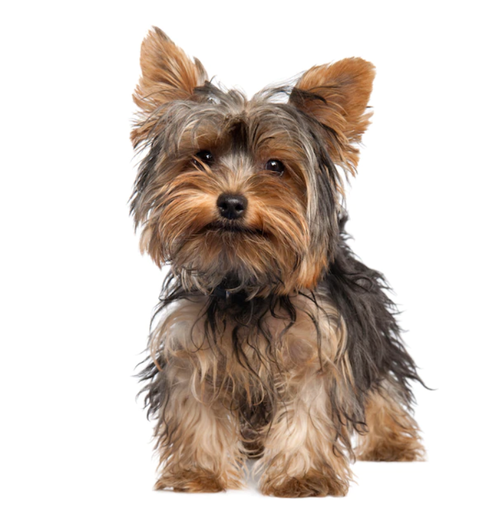
#> input picture Dataset/Target.png, 495 x 511 px, shrunk from 750 x 775 before the run
$ python quiz.py
#> lines starting #> are read from the running program, lines starting #| are printed output that depends on the picture
import cv2 as cv
import matplotlib.pyplot as plt
import os

base_path = './Dataset/Data'

img = cv.imread('./Dataset/Target.png')
#> img is the input picture: shape (511, 495, 3); mean B, G, R 189.3, 197.3, 208.6
img = cv.cvtColor(img, cv.COLOR_BGR2GRAY)
#> img: shape (511, 495)
img = cv.equalizeHist(img)
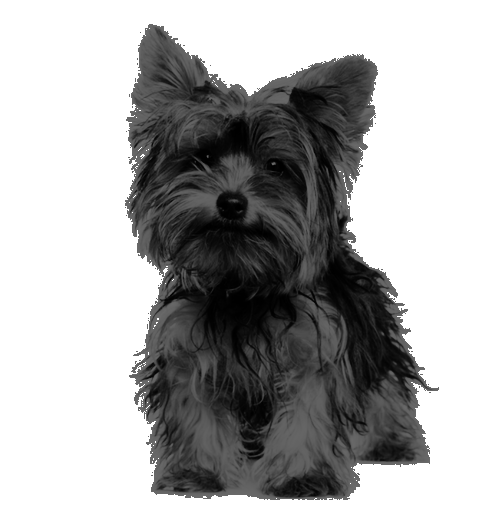
#> img: shape (511, 495); min 0, max 255, mean 171.1

dataset = []

for i in os.listdir(base_path):
    img_data = cv.imread(base_path + '/' + i)
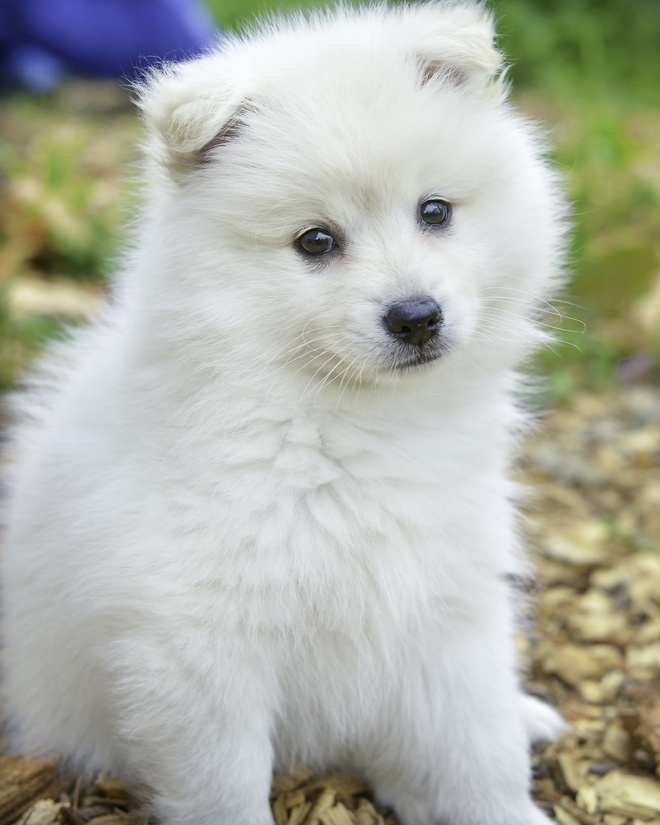
#> input picture Dataset/Data/1.jpg, 660 x 825 px, shrunk from 1000 x 1250 before the run
#> img_data is the input picture: shape (825, 660, 3); mean B, G, R 167.7, 178.4, 175.5
    img_data = cv.cvtColor(img_data, cv.COLOR_BGR2GRAY)
#> img_data: shape (825, 660)
    img_data = cv.equalizeHist(img_data)
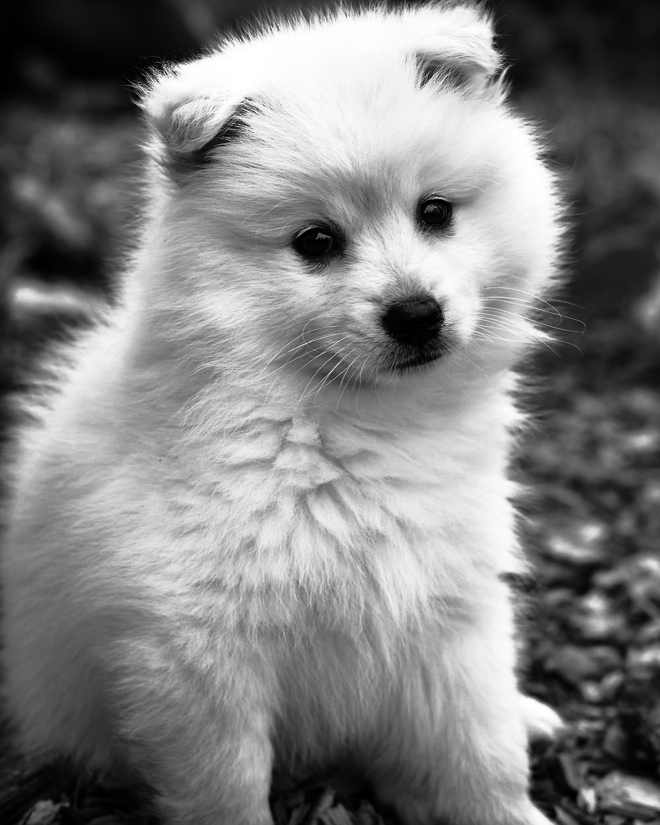
#> img_data: shape (825, 660); min 0, max 255, mean 128.5

    dataset.append(img_data)
#> pass 2 of the loop `for i in os.listdir(base_path):`:
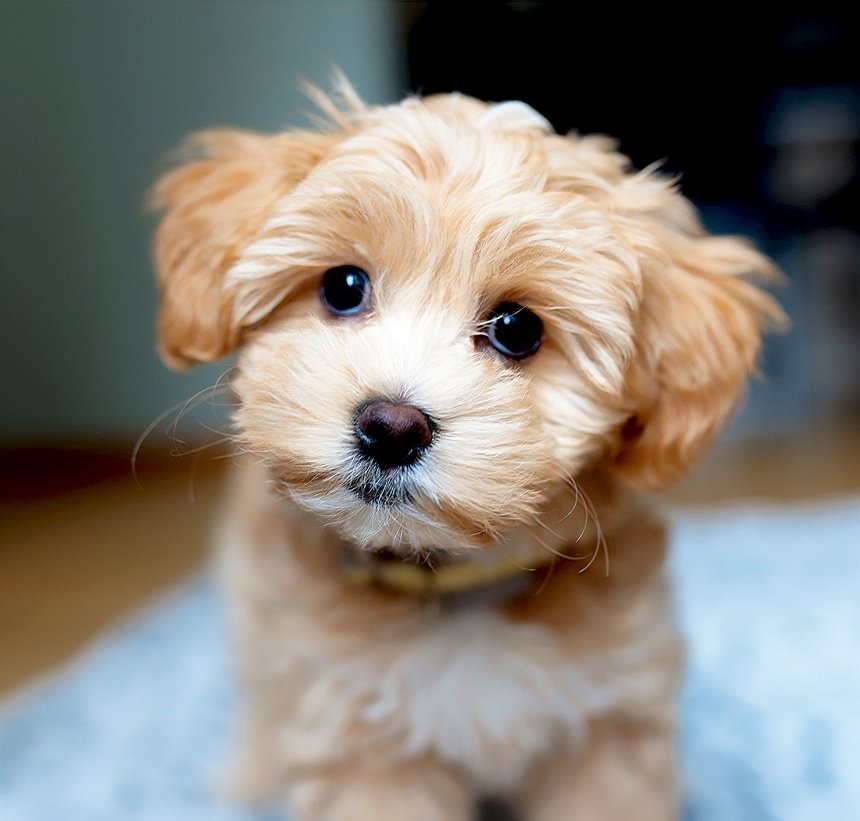
#> input picture Dataset/Data/10.jpg, 860 x 821 px, shrunk from 1303 x 1244 before the run
#> img_data is the input picture: shape (821, 860, 3); mean B, G, R 119, 127.3, 132.7
#> `img_data = cv.cvtColor(img_data, cv.COLOR_BGR2GRAY)`:
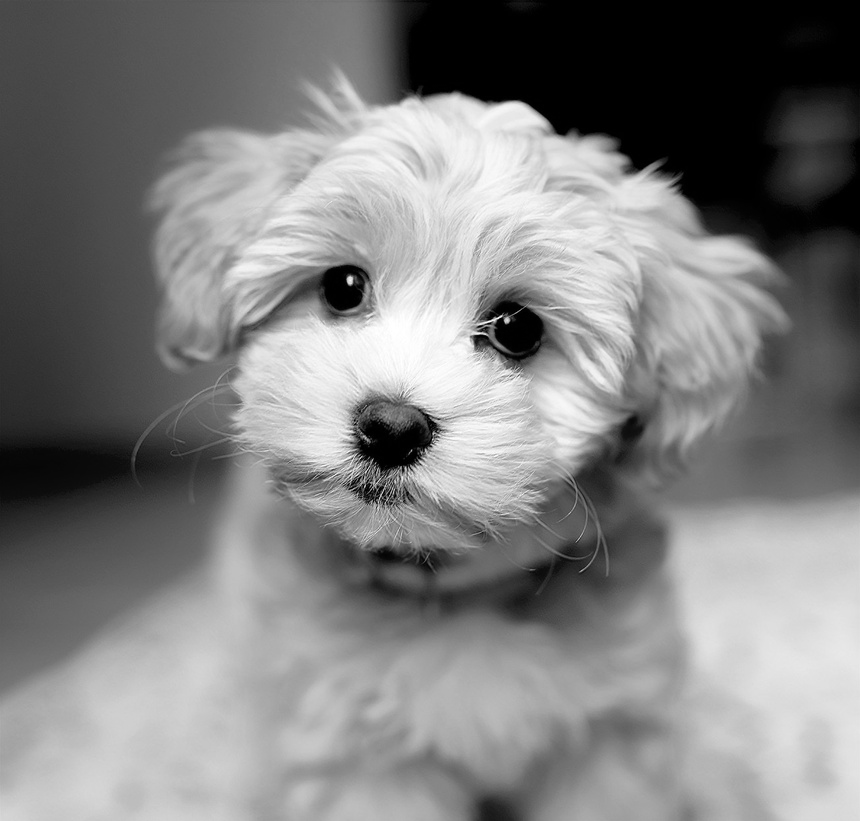
#> img_data: shape (821, 860); min 0, max 255, mean 128
#> `img_data = cv.equalizeHist(img_data)`:
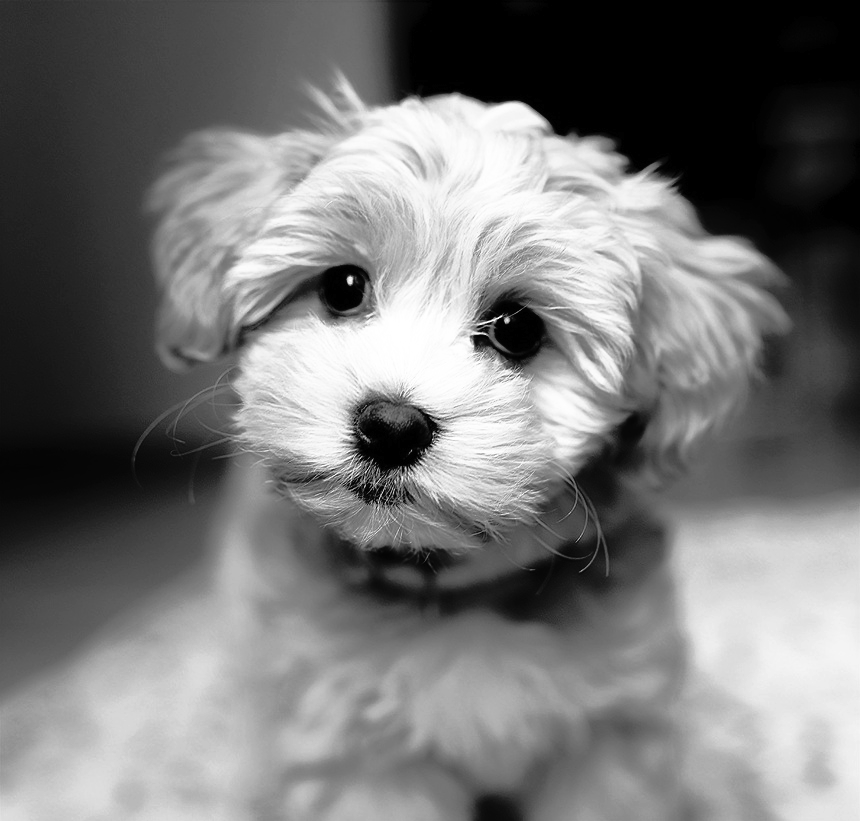
#> img_data: shape (821, 860); min 0, max 255, mean 118
#> pass 3 of the loop `for i in os.listdir(base_path):`:
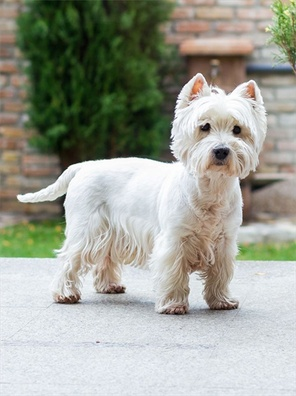
#> input picture Dataset/Data/2.jpg, 296 x 396 px, shrunk from 449 x 600 before the run
#> img_data is the input picture: shape (396, 296, 3); mean B, G, R 149.9, 161.2, 158.2
#> `img_data = cv.cvtColor(img_data, cv.COLOR_BGR2GRAY)`:
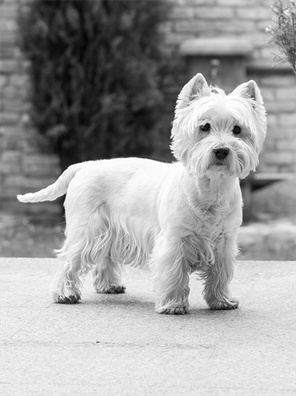
#> img_data: shape (396, 296); min 1, max 255, mean 159
#> `img_data = cv.equalizeHist(img_data)`:
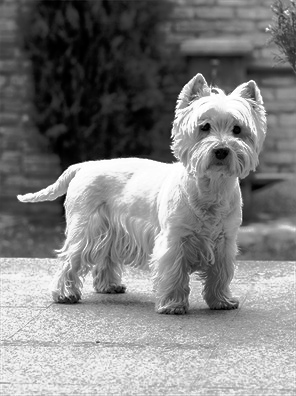
#> img_data: shape (396, 296); min 0, max 255, mean 128.4

sift = cv.SIFT_create()

target_kp, target_dsc = sift.detectAndCompute(img, None)
#> target_kp = 789 keypoints; strongest (x, y, size): (165, 270, 3), (143, 155, 2), (130, 162, 2), (147, 443, 2)

target_dsc = target_dsc.astype('f')
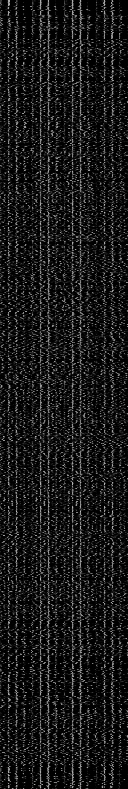
#> target_dsc: shape (789, 128) float32; min 0, max 196, mean 24.7

all_mask = []
total = 0
best_idx = -1
best_kp = None
best_match = None

for idx, i in enumerate(dataset):
    scene_kp, scene_dsc = sift.detectAndCompute(i, None)
    scene_dsc = scene_dsc.astype('f')

    index_param = dict(algorithm = 1)
    search_param = dict(check = 50)

    flann = cv.FlannBasedMatcher(index_param, search_param)
    matches = flann.knnMatch(scene_dsc, target_dsc, 2)

    scene_mask = [[0,0]] * len(matches)
    m_counter = 0

    for j, (m, n) in enumerate(matches):
        if m.distance < n.distance * 0.7:
            scene_mask[j] = [1,0]
            m_counter += 1

    all_mask.append(scene_mask)
    if m_counter >= total:
        total = m_counter
        best_idx = idx
        best_kp = scene_kp
        best_match = matches
#> this loop made 3 passes
#> (matches, best_match) on passes 1 to 3: (1187 matches, 1187 matches), (891 matches, 891 matches), (758 matches, 758 matches)
#> pass 1, `scene_dsc = scene_dsc.astype('f')`:
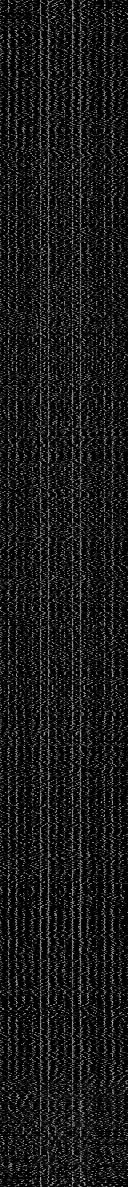
#> scene_dsc: shape (1187, 128) float32; min 0, max 207, mean 25.6
#> pass 3, `scene_dsc = scene_dsc.astype('f')`:
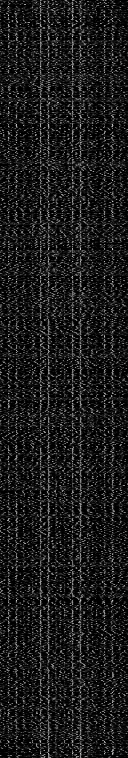
#> scene_dsc: shape (758, 128) float32; min 0, max 214, mean 27.3
#> after the loop, all_mask = 3 items; best_idx = 2; total = 3


res_img = cv.drawMatchesKnn(
        dataset[best_idx],
    best_kp,
    img,
    target_kp,
    best_match,
    None,
    matchColor = [0, 0, 255],
    singlePointColor = [255, 0, 0],
    matchesMask = all_mask[best_idx]
)
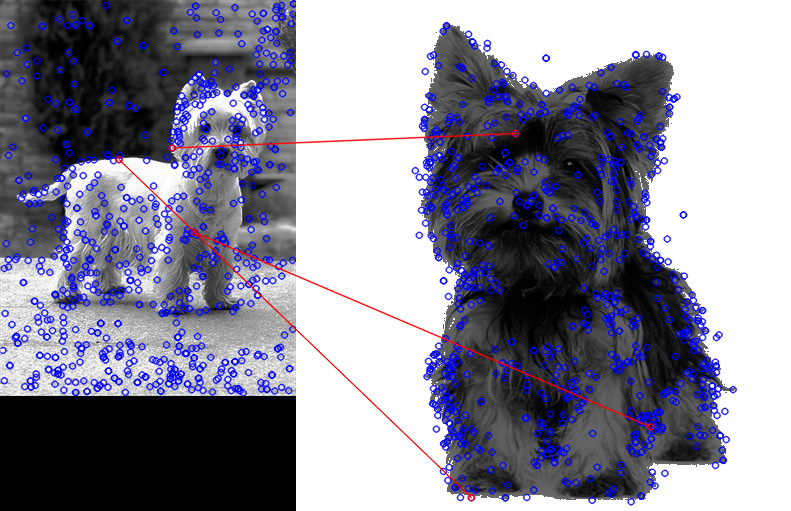
#> res_img: shape (511, 791, 3); mean of channels 0, 1, 2 153, 135.1, 136.3; drawn as B, G, R

plt.imshow(res_img, cmap = 'gray')
plt.title('Best Match Result')
plt.show()
